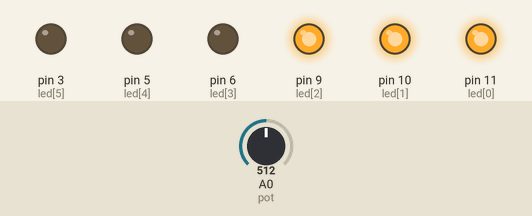
Recording of a sketch running on a simulated Arduino Uno, built with avr-gcc and run on an emulated ATmega328P. Shown: output pins drawn as LEDs (lit = HIGH). The test bench sets the inputs (shaded band); at power-on: A0 (pot) = 512.

Above: at 1.2 s.
1.3 s: A0 (pot) set to 671
2.8 s: A0 (pot) set to 700
At 3.8 s:
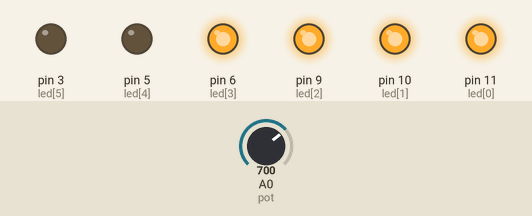
4.3 s: A0 (pot) set to 511
At 5.0 s:
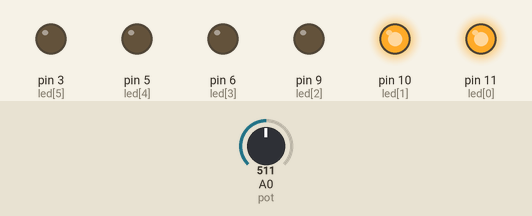
5.8 s: A0 (pot) set to 355
7.3 s: A0 (pot) set to 327
At 8.4 s:
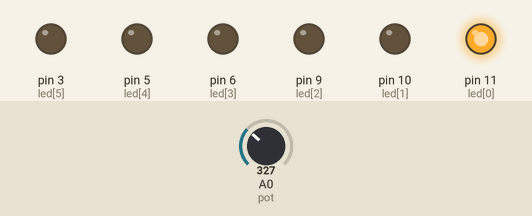
8.8 s: A0 (pot) set to 716
At 9.6 s:
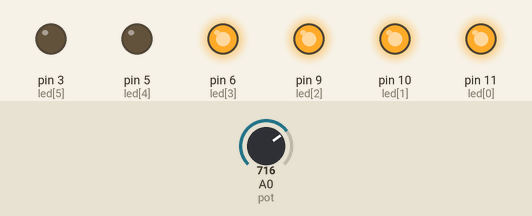
Timing chart, 0 to 11.3 s (numbered marks = the images above; inputs shaded):
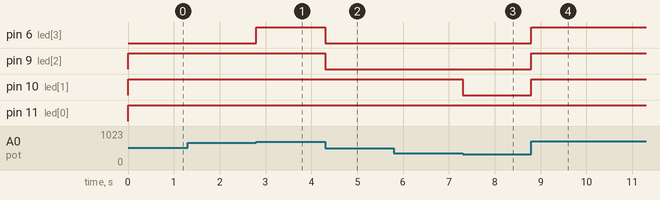

The sketch:

lesson3_4_PotLoopBar.ino
```cpp
int led[] = {11, 10, 9, 6, 5, 3};
int pot = A0;

void setup()
{
  int i = 0;
  while(i < 6)
  {
    pinMode(led[i], OUTPUT);
    i++;
  }

  pinMode(pot, INPUT); // not needed, but good to be sure
}

void loop()
{
  int sensorValue = analogRead(pot);

  int numPins = map(sensorValue, 0, 1023, 0, 6);

  for(int i = 0; i < numPins; i++)
    digitalWrite(led[i], HIGH);

  for(int i = numPins; i < 6; i++)
    digitalWrite(led[i], LOW);

  delay(2);
}
```

Measured:
- the behaviour switches between 681 and 682 on A0 (pot) (found by bisection; images 0 and 1)
- the behaviour switches between 341 and 340 on A0 (pot) (found by bisection; images 2 and 3)
- after the input at 1.3 s, every drawn part: stays the same
- after the input at 2.8 s, pin 6 (led[3]): LOW → HIGH at once
- after the input at 4.3 s, pin 6 (led[3]), pin 9 (led[2]): HIGH → LOW at once
- after the input at 5.8 s, every drawn part: stays the same
- after the input at 7.3 s, pin 10 (led[1]): HIGH → LOW at once
- after the input at 8.8 s, pin 6 (led[3]), pin 9 (led[2]), pin 10 (led[1]): LOW → HIGH at once
